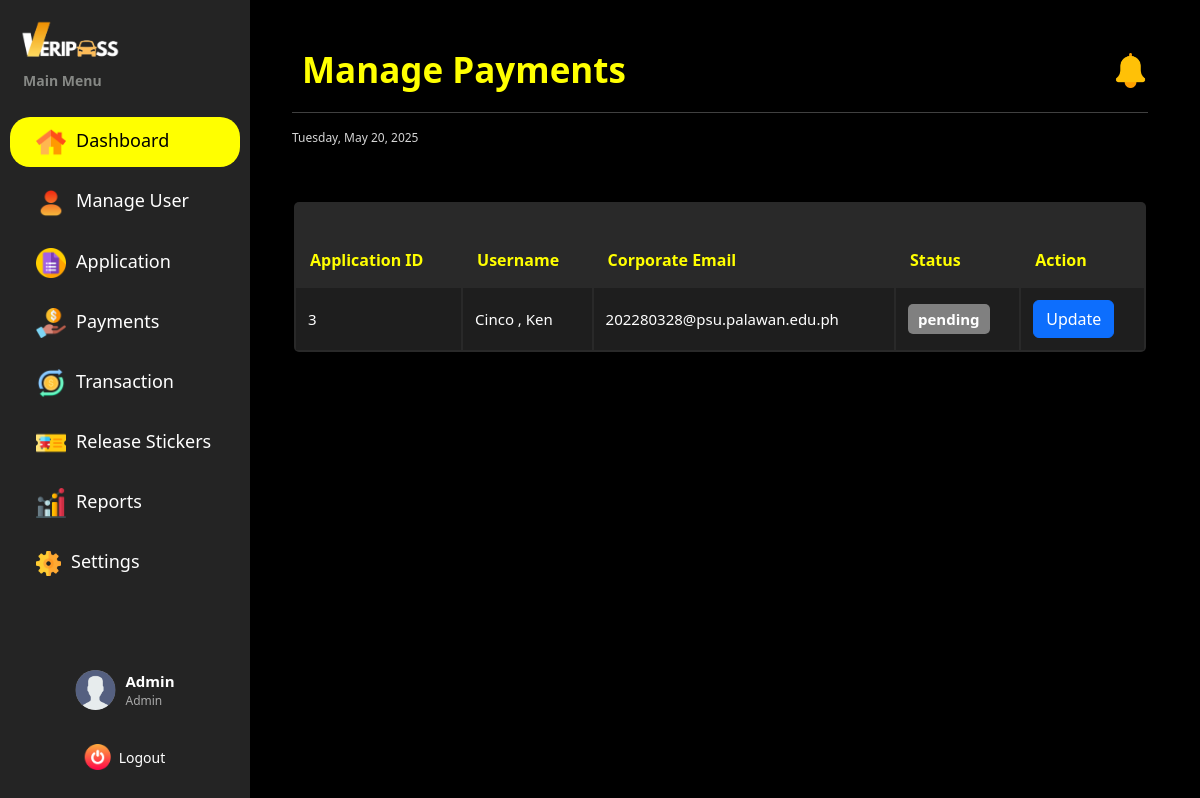
The page /dashboard/admin/admin_payments/ (signed in) on the database as committed earlier.
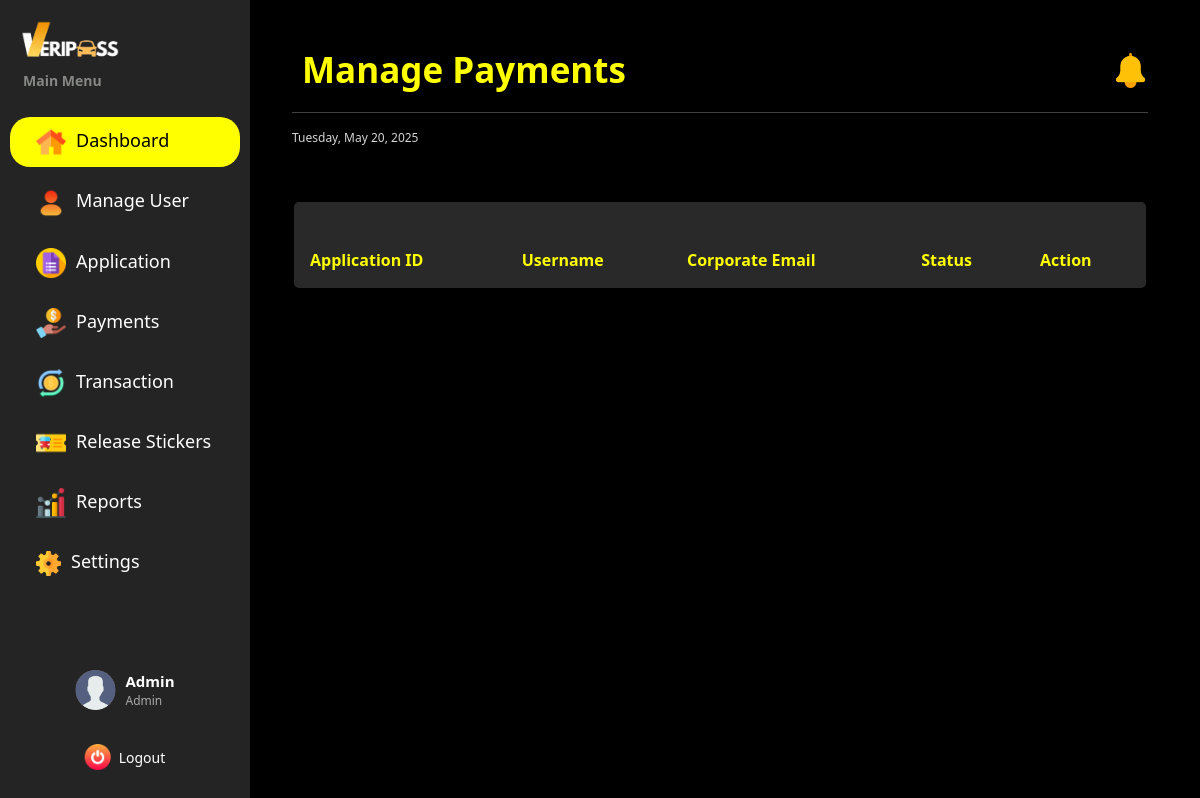
The same page on the database as committed later.
### vehicle_pass/models.py (models this page shows, shortened)
class BaseModel(models.Model):
    created_at = models.DateTimeField(auto_now_add=True, db_index=True)
    updated_at = models.DateTimeField(auto_now=True)
    class Meta:
        abstract = True

class PaymentTransaction(BaseModel):
    STATUS_CHOICES = [
        ('pending', 'Pending'),
        ('paid', 'Paid'),
        ('unpaid', 'Unpaid'),
        ('void', 'Void')
    ]
    registration = models.ForeignKey(Registration, on_delete=models.CASCADE)
    receipt_number = models.CharField(max_length=20, unique=True, null=True)
    cashier = models.ForeignKey(CashierProfile, on_delete=models.CASCADE, null=True)
    admin = models.ForeignKey(AdminProfile, on_delete=models.CASCADE, null=True)
    status = models.CharField(max_length=10, choices=STATUS_CHOICES, default="pending")
    due_date = models.DateTimeField(blank=True, null=True)
    date_processed = models.DateTimeField(auto_now_add=True)
    remarks = models.CharField(max_length=75, null=True)

class Registration(BaseModel):
    STATUS_CHOICES = [
        ('pending', 'Pending'),
        ('cancelled', 'Cancelled'),
        ('for payment', 'For Payment'),
        ('reviewing documents', 'Reviewing Documents'),
        ('for final inspection', 'For Final Inspection'),
        ('approved', 'Approved'),
        ('rejected', 'Rejected')
    ]
    registrationNumber = models.BigAutoField(primary_key=True)
    user = models.ForeignKey(UserProfile, on_delete=models.CASCADE)
    vehicle = models.ForeignKey(Vehicle, on_delete=models.CASCADE)
    files = models.URLField(max_length=250)
    status = models.CharField(max_length=20, choices=STATUS_CHOICES, default='pending')
    remarks = models.TextField(null=True)
    document_reviewed_by = models.ForeignKey(SecurityProfile, on_delete=models.CASCADE, null=True, blank=True)

class UserProfile(BaseModel):
    ROLE_CHOICES = [('user', 'User'),
        ('security', 'Security'),
        ('cashier', 'Cashier'),
        ('admin', 'Admin')
        ]
    SCHOOL_ROLE_CHOICES = [('student', 'Student'),
                   ('faculty', 'Faculty'),
                   ('university personnel', 'University Personnel')
                   ]
    profile_picture = models.ImageField(
        upload_to='profile_pictures/',
        blank=True,
        null=True,
    )
    corporate_email = models.EmailField(max_length=50, unique=True)
    password = models.CharField(max_length=128)
    lastname = models.CharField(max_length=25)
    firstname = models.CharField(max_length=50)
    middle_name = models.CharField(max_length=25, blank=True, null=True)
    suffix = models.CharField(max_length=5, blank=True, null=True)
    dl_number = models.CharField(max_length=15, blank=True, null=True)
    college = models.CharField(max_length=100, blank=True, null=True)
    program = models.CharField(max_length=100, blank=True, null=True)
    department = models.CharField(max_length=100, blank=True, null=True)
    address = models.CharField(max_length=100, blank=True, null=True)
    role = models.CharField(max_length=20, choices=ROLE_CHOICES, default='user', null=True)
    school_role = models.CharField(max_length=20, choices=SCHOOL_ROLE_CHOICES, null=True, blank=True)

### vehicle_pass/views.py (the view)
# urls.py: path("dashboard/admin/admin_payments/", adminViewPayment.as_view(), name="admin_payments"),
class adminViewPayment(ListView):
    model = PaymentTransaction
    template_name = "Admin Dashboard/Admin_Manage_Payment.html"
    context_object_name = 'payment_list'
    paginate_by = 20
    def get_queryset(self):
        return PaymentTransaction.objects.filter(status='pending')

### vehicle_pass/context_processors.py (called while the page is built)
def admin_user_context(request):
    if hasattr(request, 'session') and 'user_id' in request.session:
        try:
            user_id = request.session.get('user_id')
            admin_user = UserProfile.objects.get(id=user_id, role='admin')
            admin_name = f"{admin_user.firstname} {admin_user.lastname}"
        except Exception as e:
            admin_name = "Admin"
    else:
        admin_name = "Not Logged In"
    return {'admin_name': admin_name}

def cashier_user_context(request):
    if hasattr(request, 'session') and 'user_id' in request.session:
        try:
            user_id = request.session.get('user_id')
            cashier_user = UserProfile.objects.get(id=user_id, role='cashier')
            cashier_name = f"{cashier_user.firstname} {cashier_user.lastname}"
        except Exception as e:
            cashier_name = "Cashier"
    else:
        cashier_name = "Not Logged In"
    return {'cashier_name': cashier_name}

### templates/Admin Dashboard/Admin_Manage_Payment.html (shortened to what this page needs)
{% extends "includes/admin_sidebar.html" %}
{% load static %}
{% block extra_css %}
    <link rel="stylesheet" href="{% static 'css/admin-dashboard-style.css' %}">
    <link rel="stylesheet" href="{% static 'css/sidebar.css' %}">
{% endblock %}
{% block content %}
<div class="main-content flex-grow-1 ms-uto">
    <div class="container-fluid py-1">
        <div class="d-flex flex-column flex-md-row justify-content-between align-items-start align-items-md-center mb-3">
             <h2 class="title mb-3 mb-md-0">Manage Payments</h2>
            <div class="d-flex align-items-center gap-3">
                <a href="Announcements.html" class="text-decoration-none text-light position-relative">
                    <img src="{% static 'images/notification.png' %}" alt="Notifications" width="35" height="35">
                </a>
            </div>
        </div>
        <hr>
        <small><span id="date"></span></small>
        <br>
        <br>
        <section class="table-container">
            <table id="myTable" class="payments-table">
                <thead>
                    <tr>
                        <th>Application ID</th>
                        <th>Username</th>
                        <th>Corporate Email</th>
                        <th>Status</th>
                        <th>Action</th>
                    </tr>
                </thead>
                <tbody>
                {% for payment in payment_list %}
                    <tr>
                        <td>{{ payment.id }}</td>
                        <td>{{ payment.registration.user.lastname }} , {{ payment.registration.user.firstname }}</td>
                        <td>{{ payment.registration.user.corporate_email }}</td>
                        <td><span class="status-badge status-pending">{{ payment.status }}</span></td>
                        <td>
                            <a href="{% url 'admin_update_payment' payment.pk %}" class="btn btn-primary">Update</a>
                        </td>
                    </tr>
                {% endfor %}
                </tbody>
            </table>
        </section>
    </div>
</div>
{% endblock %}

Rows that differ between the two databases and show on the page:
no longer on this page (row edited): PaymentTransaction: id "3", registration.user.lastname "Cinco", registration.user.firstname "Ken", registration.user.corporate_email "202280328@psu.palawan.edu.ph", status "pending"
